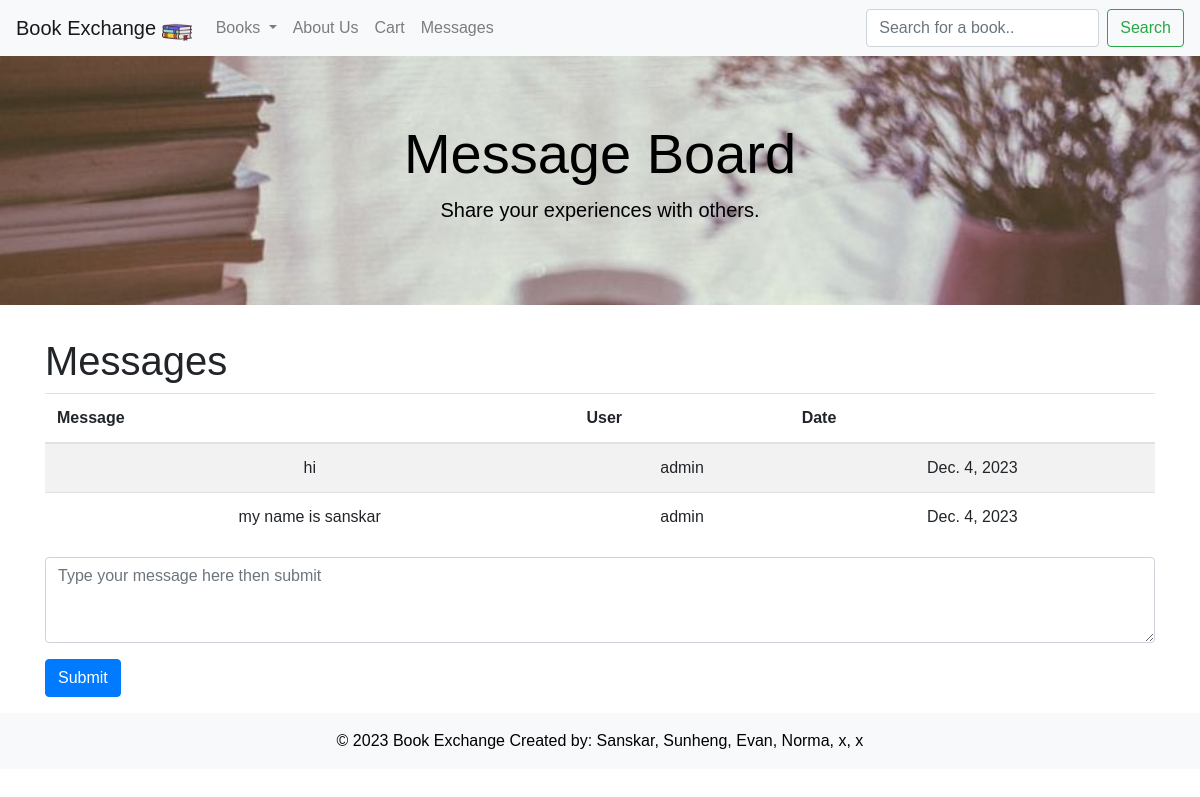
/messages (signed in), run on an earlier commit of the app's database.
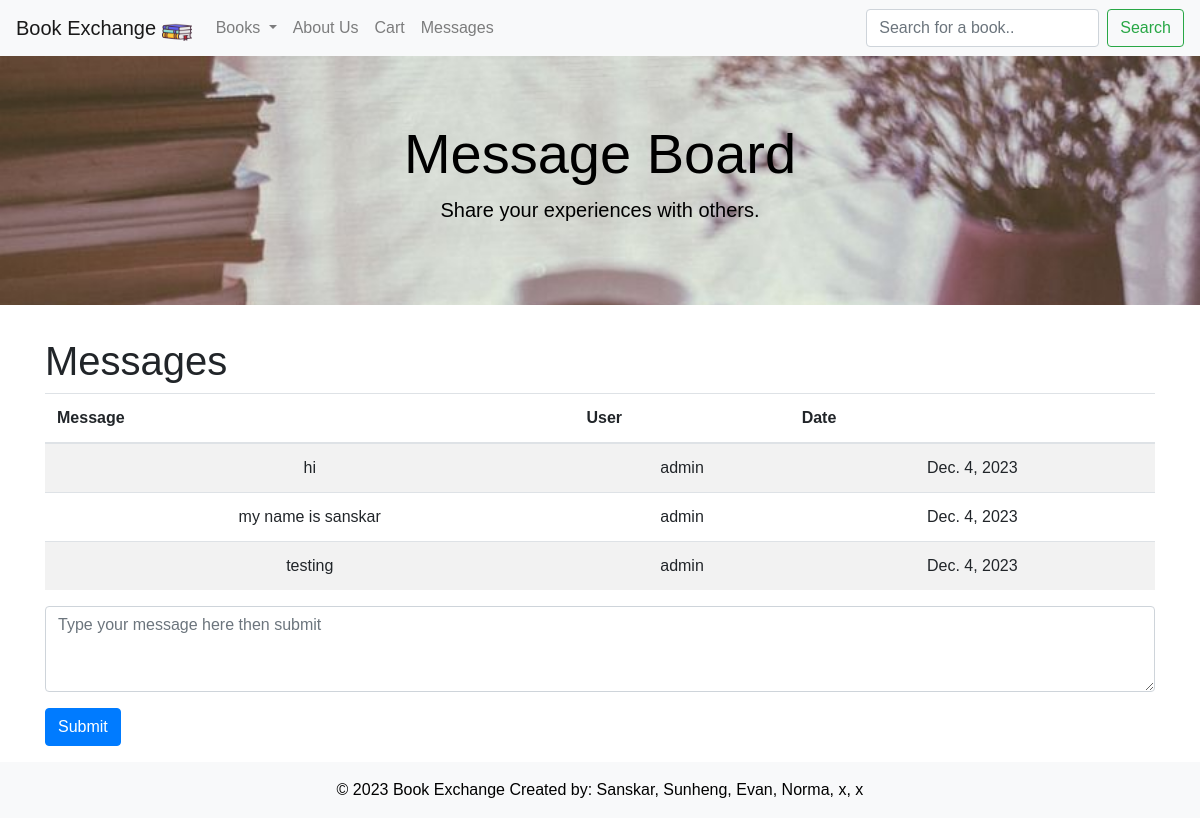
And on a later commit of the database.
### bookMng/models.py (models this page shows, shortened)
class Message(models.Model):
    message = models.CharField(max_length= 500, blank=True)
    user = models.ForeignKey(User, blank=True, null=True, on_delete=models.CASCADE)
    date = models.DateField(auto_now=True)

### bookMng/views.py (the view)
# urls.py: path('messages', views.messages, name='messages'),
@login_required(login_url=reverse_lazy('login'))
def messages(request):
    submitted = False
    if request.method == 'POST':
        form = MessageForm(request.POST, request.FILES)
        if form.is_valid():
            message = form.save(commit=False)
            message.user = request.user  # Assign the user
            message.save()
            return HttpResponseRedirect('/messages?submitted=True')
    else:
        form = MessageForm()
    if 'submitted' in request.GET:
        submitted = True
    messages = Message.objects.all()
    return render(request, 'bookMng/messages.html', {
        'item_list': MainMenu.objects.all(),
        'form': form,
        'submitted': submitted,
        'messages': messages,
    })

### bookMng/forms.py
class MessageForm(ModelForm):
    class Meta:
        model = Message
        fields = [
            'message','user',
            ]

### bookEx/templates/bookMng/messages.html (shortened to what this page needs)
<!DOCTYPE html>
<html lang="en">
<head>
    {% load static %}
    <link rel="stylesheet" href="https://stackpath.bootstrapcdn.com/bootstrap/4.3.1/css/bootstrap.min.css">
    <link rel="stylesheet" href="{% static '/main.css' %}">
  <link href="https://cdn.jsdelivr.net/npm/aos@2.3.1/dist/aos.css" rel="stylesheet">
</head>
<body>
<nav class="navbar navbar-expand-lg navbar-light bg-light">
    <a class="navbar-brand" href="{% url 'index' %}">
      Book Exchange <img src="/static/book.png" alt="" width="30" height="24" class="d-inline-block align-text-top">
    </a>
    <div class="collapse navbar-collapse" id="navbarNav">
      <ul class="navbar-nav mr-auto">
        <li class="nav-item dropdown">
          <a class="nav-link dropdown-toggle" href="{% url 'index' %}" id="navbarDropdownMenuLink" role="button" data-toggle="dropdown" aria-haspopup="true" aria-expanded="false">
            Books
          </a>
        </li>
        <li class="nav-item">
            <a class="nav-link" href="{%url 'aboutus' %}">About Us</a>
        </li>
          <li class="nav-item">
            <a class="nav-link" href="{%url 'cart' %}">Cart</a>
        </li>
          <li class="nav-item">
            <a class="nav-link" href="{%url 'messages' %}">Messages</a>
          </li>
      </ul>
      <form action="{% url 'search' %}" enctype="multipart/form-data" method="submit" novalidate class="form-inline my-2 my-lg-0">
        <input class="form-control mr-sm-2" type="text" placeholder="Search for a book.." name="search">
        <button class="btn btn-outline-success my-2 my-sm-0" type="submit">Search</button>
      </form>
    </div>
  </nav>
<div class="jumbotron jumbotron-fluid" data-aos="fade-down">
  <div class="container center-text">
    <h1 class="display-4">Message Board</h1>
    <p class="lead">Share your experiences with others.</p>
  </div>
</div>
{% block content %}
<div class="container">
    <h1 data-aos="fade up">Messages</h1>
    <table class="table table-striped table-hover" align="center" data-aos="fade up">
        <thead>
            <tr>
                <th>Message</th>
                <th>User</th>
                <th>Date</th>
            </tr>
        </thead>
        <tbody>
            {% for message in messages %}
            <tr>
                <td align = "center">
                    {{ message.message }}
                </td>
                <td align = "center">
                    {{ message.user }}
                </td>
                <td align = "center">
                    {{ message.date }}
                </td>
            </tr>
            {% endfor %}
        </tbody>
    </table>
    <form action="" enctype="multipart/form-data" method="post" novalidate class="mb-3" data-aos="fade up">
        <div class="form-group">
            <textarea name="message" class="form-control" rows="3" placeholder="Type your message here then submit"></textarea>
        </div>
        <button type="submit" class="btn btn-primary">Submit</button>
    </form>
</div>
{% endblock content %}
<footer class="bg-light text-center text-lg-start">
  <div class="text-center p-3">
    © 2023 Book Exchange
    Created by: Sanskar, Sunheng, Evan, Norma, x, x
  </div>
</footer>
</body>
</html>

What changed in the data, as far as the page shows it:
added Message: message "testing", user "admin", date "Dec. 4, 2023"
